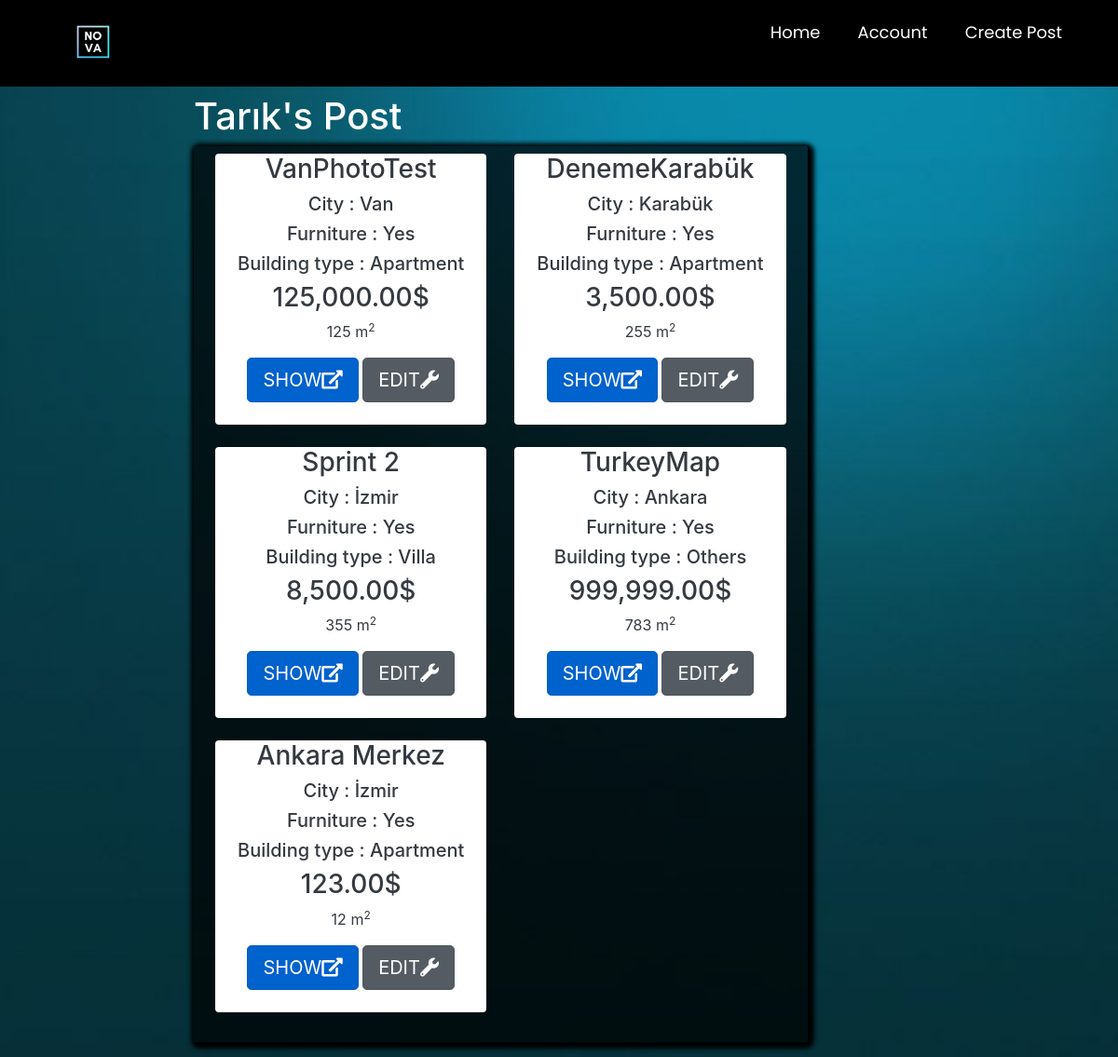
/listaddedposts/ (signed in), run on an earlier commit of the app's database.
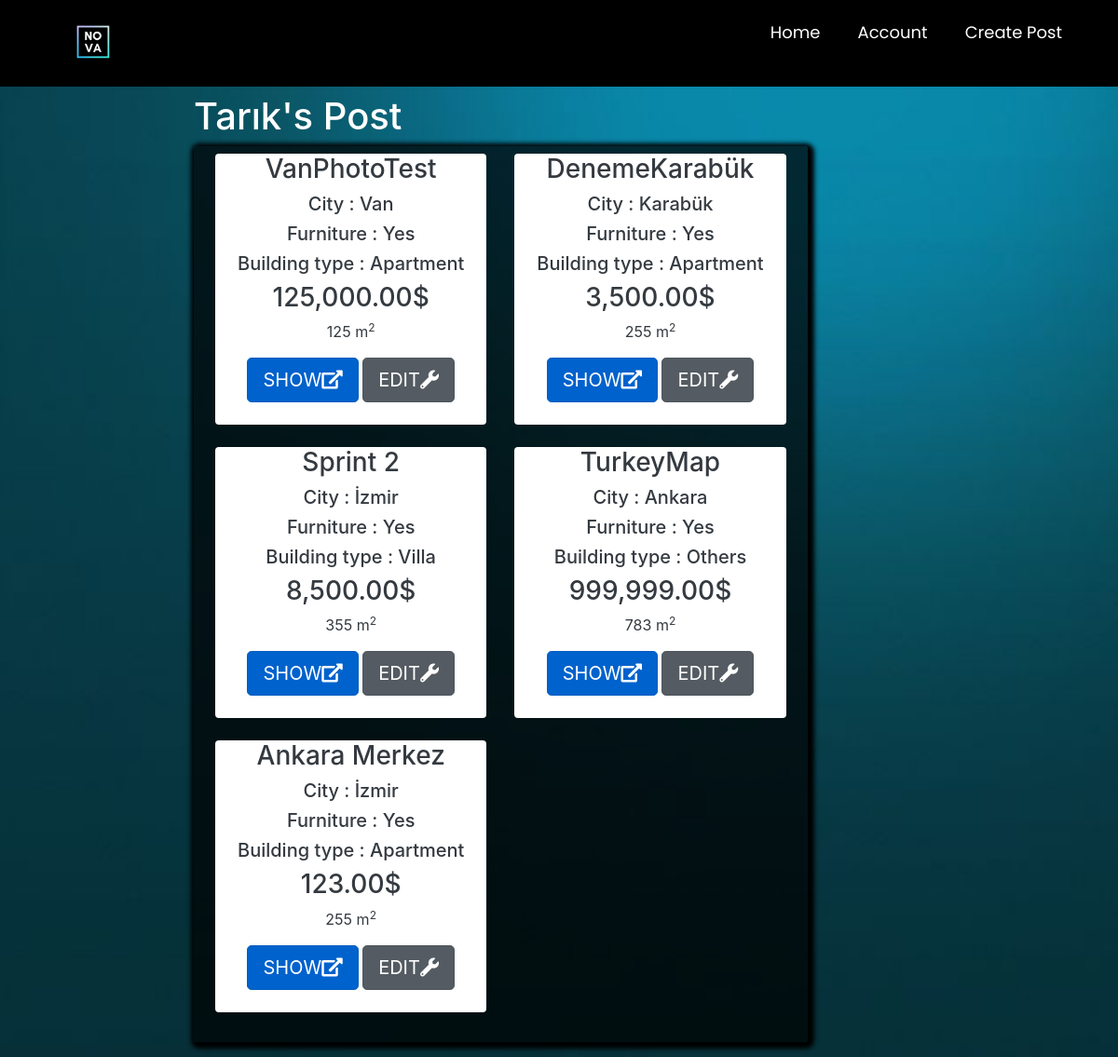
And on a later commit of the database.
### main/models.py (models this page shows, shortened)
class Post(models.Model):
    ouruser = models.ForeignKey(ourUser, null=True, on_delete=models.CASCADE)
    post_title = models.CharField(max_length=255,null=True)
    post_description = models.TextField()
    price = models.DecimalField(decimal_places=2 , max_digits=12)
    location = models.CharField(max_length=255,null=True,choices=city)
    postType = models.CharField(choices=RorS , max_length=50, null=True , default='For Sale')
    floor = models.DecimalField(decimal_places=0 , max_digits=3 ,null=True)
    building_age = models.DecimalField(decimal_places=0, max_digits=2 , null=True)
    area = models.DecimalField(decimal_places=0,max_digits=4 ,null=True)
    isFurniture = models.CharField(choices=Furniture ,null=True,max_length=50,default="No")
    building_type = models.CharField(choices=b_types ,null=True ,max_length=50)
    room = models.DecimalField(decimal_places=0 , max_digits=3 ,null=True)

### main/views.py (the view)
# urls.py: path('listaddedposts/',views.listaddedposts, name="listaddedposts" ),
@login_required
def listaddedposts(request):
    fuser = ourUser.objects.get(user_id=request.user.id)
    posts = Post.objects.all().filter(ouruser=fuser)
    mydict  =  { 'posts':posts , 'fuser':fuser}
    return render(request, 'main/listaddedposts.html',context = mydict)

### main/templates/main/listaddedposts.html (shortened to what this page needs)
{% extends 'main/mainpage.html' %}
{% load static %}
{% load humanize %}
{% block content %}
<head>
    <link href="//maxcdn.bootstrapcdn.com/bootstrap/4.1.1/css/bootstrap.min.css" rel="stylesheet" id="bootstrap-css">
    <link rel="stylesheet" href="https://stackpath.bootstrapcdn.com/bootstrap/4.1.3/css/bootstrap.min.css"
>
    <link rel="stylesheet" href="https://use.fontawesome.com/releases/v5.3.1/css/all.css"
>
</head>
<div style="margin-left: 17%">
<div class="container p-1 my-1 text-white rounded">
    <h1>{{fuser.first_name}}'s Post</h1>
<div class="col-md-8 rounded" style=" box-shadow: 2px 2px 5px 5px #000000;background-color: rgba(0,0,0,0.7)">
            <div class="row p-2 my-2">
                {% if posts %}
                {% for i in posts %}
                <div class="col-md-6 ">
                    <div class="container-fluid bg-white rounded text-dark" style="text-align:center;">
                        <h3>{{ i.post_title }}</h3>
                        <h5>City : {{ i.location }}</h5>
                        <h5>Furniture : {{ i.isFurniture }}</h5>
                        <h5>Building type : {{ i.building_type }}</h5>
                        <h3>{{ i.price|intcomma }}$</h3>
                        <p class="descroption">{{i.area}} m<sup>2</sup></p>
                        <a href="{% url 'product_details' i.id %}" class="btn btn-primary btn-lg active" role="button"
                           aria-pressed="true">SHOW<i class="fas fa-external-link-alt"></i></a>
                         <a href="{% url 'editpost' i.id %}" class="btn btn-secondary btn-lg active" role="button"
                           aria-pressed="true">EDIT<i class="fas fa-wrench"></i></i></a>
                        <br><br>
                    </div>
                    <br>
                </div>
                {% endfor %}
                 {%else%}
                <h3>You dont have any post yet</h3>
                <h2>If you want to post <a href="{% url 'createpost' %}">click here</a></h2>
                {% endif %}
            </div>
        </div>
</div>
    </div>
{% endblock %}

What changed in the data, as far as the page shows it:
changed Post "Ankara Merkez": area "12" → "255"
